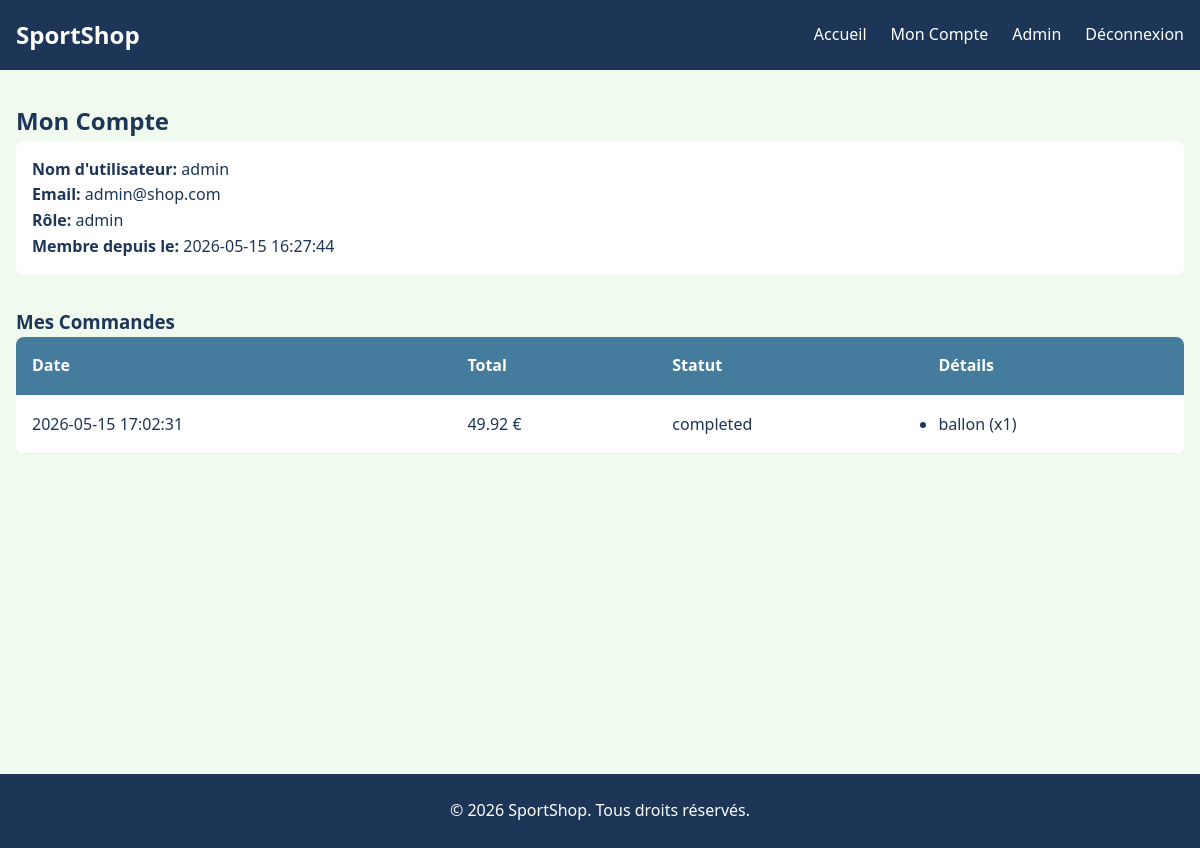
The app's page /profile.php (signed in) with its own data.
### tables this page shows
CREATE TABLE users (
    id INTEGER PRIMARY KEY AUTOINCREMENT,
    username TEXT NOT NULL UNIQUE,
    password TEXT NOT NULL,
    email TEXT NOT NULL UNIQUE,
    role TEXT DEFAULT 'user',
    created_at DATETIME DEFAULT CURRENT_TIMESTAMP
);

CREATE TABLE orders (
    id INTEGER PRIMARY KEY AUTOINCREMENT,
    user_id INTEGER NOT NULL,
    total_price REAL NOT NULL,
    status TEXT DEFAULT 'pending',
    created_at DATETIME DEFAULT CURRENT_TIMESTAMP,
    FOREIGN KEY (user_id) REFERENCES users(id)
);

CREATE TABLE order_items (
    id INTEGER PRIMARY KEY AUTOINCREMENT,
    order_id INTEGER NOT NULL,
    product_id INTEGER NOT NULL,
    quantity INTEGER NOT NULL,
    price REAL NOT NULL,
    FOREIGN KEY (order_id) REFERENCES orders(id),
    FOREIGN KEY (product_id) REFERENCES products(id)
);

CREATE TABLE products (
    id INTEGER PRIMARY KEY AUTOINCREMENT,
    name TEXT NOT NULL,
    description TEXT,
    price REAL NOT NULL,
    stock INTEGER DEFAULT 0,
    image_url TEXT,
    category TEXT,
    created_at DATETIME DEFAULT CURRENT_TIMESTAMP
);

### classes/Database.php (called while the page is built)
<?php
class Database {
    private static $instance = null;
    private $pdo;
    private function __construct() {
        try {
            $dbPath = __DIR__ . '/../database/sportshop.db';
            $this->pdo = new PDO("sqlite:" . $dbPath);
            $this->pdo->setAttribute(PDO::ATTR_ERRMODE, PDO::ERRMODE_EXCEPTION);
            $this->pdo->setAttribute(PDO::ATTR_DEFAULT_FETCH_MODE, PDO::FETCH_ASSOC);
        } catch (PDOException $e) {
            die("Connection failed: " . $e->getMessage());
        }
    }
    public static function getInstance() {
        if (self::$instance === null) {
            self::$instance = new self();
        }
        return self::$instance;
    }
    public function getConnection() {
        return $this->pdo;
    }
}

### classes/User.php (called while the page is built, shortened)
<?php
require_once __DIR__ . '/Database.php';
class User {
    private $db;
    public function __construct() {
        $this->db = Database::getInstance()->getConnection();
    }
    public function findById($id) {
        $stmt = $this->db->prepare("SELECT * FROM users WHERE id = ?");
        $stmt->execute([$id]);
        return $stmt->fetch();
    }
}

### classes/Order.php (called while the page is built, shortened)
<?php
require_once __DIR__ . '/Database.php';
class Order {
    private $db;
    public function __construct() {
        $this->db = Database::getInstance()->getConnection();
    }
    public function getOrdersByUserId($user_id) {
        $stmt = $this->db->prepare("SELECT * FROM orders WHERE user_id = ? ORDER BY created_at DESC");
        $stmt->execute([$user_id]);
        return $stmt->fetchAll();
    }
    public function getOrderItems($order_id) {
        $stmt = $this->db->prepare("SELECT order_items.*, products.name FROM order_items JOIN products ON order_items.product_id = products.id WHERE order_id = ?");
        $stmt->execute([$order_id]);
        return $stmt->fetchAll();
    }
}

### public/profile.php (the view, shortened to what this page needs)
<?php
require_once __DIR__ . '/../includes/header.php';
$userObj = new User();
$user = $userObj->findById($_SESSION['user_id']);
$orderObj = new Order();
$user_orders = $orderObj->getOrdersByUserId($_SESSION['user_id']);
?>
<div class="profile-container">
    <h2>Mon Compte</h2>
    <div class="user-info" style="background: white; padding: 1rem; border-radius: 8px; margin-bottom: 2rem;">
        <p><strong>Nom d'utilisateur:</strong> <?php echo htmlspecialchars($user['username']); ?></p>
        <p><strong>Email:</strong> <?php echo htmlspecialchars($user['email']); ?></p>
        <p><strong>Rôle:</strong> <?php echo htmlspecialchars($user['role']); ?></p>
        <p><strong>Membre depuis le:</strong> <?php echo htmlspecialchars($user['created_at']); ?></p>
    </div>
    <h3>Mes Commandes</h3>
    <?php if (empty($user_orders)): ?>
        <p>Vous n'avez pas encore passé de commande.</p>
    <?php else: ?>
        <table>
            <thead>
                <tr>
                    <th>Date</th>
                    <th>Total</th>
                    <th>Statut</th>
                    <th>Détails</th>
                </tr>
            </thead>
            <tbody>
                <?php foreach ($user_orders as $order): ?>
                    <tr>
                        <td><?php echo htmlspecialchars($order['created_at']); ?></td>
                        <td><?php echo htmlspecialchars($order['total_price']); ?> €</td>
                        <td><?php echo htmlspecialchars($order['status']); ?></td>
                        <td>
                             <ul>
                                <?php
                                $items = $orderObj->getOrderItems($order['id']);
                                foreach ($items as $item):
                                ?>
                                    <li><?php echo htmlspecialchars($item['name']); ?> (x<?php echo $item['quantity']; ?>)</li>
                                <?php endforeach; ?>
                             </ul>
                        </td>
                    </tr>
                <?php endforeach; ?>
            </tbody>
        </table>
    <?php endif; ?>
</div>
<?php require_once __DIR__ . '/../includes/footer.php'; ?>

### public/css/style.css (style rules this page uses)
:root { --primary-color: #e63946; --secondary-color: #1d3557; --accent-color: #457b9d; --light-color: #f1faee; --dark-color: #1d3557; --white: #ffffff; --gray: #ccc; }
* { margin: 0; padding: 0; box-sizing: border-box; }
body { font-family: 'Segoe UI', Tahoma, Geneva, Verdana, sans-serif; line-height: 1.6; background-color: var(--light-color); color: var(--dark-color); }
table { width: 100%; border-collapse: collapse; background: var(--white); border-radius: 8px; overflow: hidden; }
table th, table td { padding: 1rem; text-align: left; border-bottom: 1px solid #eee; }
table th { background: var(--accent-color); color: var(--white); }

### records on screen
users: username "admin", email "admin@shop.com", role "admin", created_at "2026-05-15 16:27:44"
orders: created_at "2026-05-15 17:02:31", total_price "49.92", status "completed"
order_items: product.name "ballon", quantity "1"
